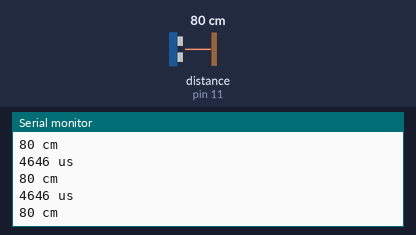
The sketch below on a simulated Arduino Uno, built with avr-gcc and run on an emulated ATmega328P. On the bench: the last lines printed to the serial monitor. Wiring (inferred from the names in the program): ultrasonic range finder: trigger pin 10; echo pin 11. The test bench sets the inputs (shaded band); at power-on: distance to the obstacle (sensor on pin 11) 80 cm. The echo pulse lasts 58.3 µs per cm.

Above: at 1.2 s.
1.3 s: distance to the obstacle (sensor on pin 11) set to 2 cm
At 1.88 s:
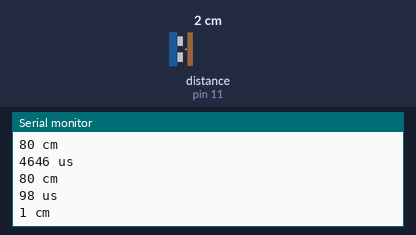
2.8 s: distance to the obstacle (sensor on pin 11) set to 4 cm
At 3.09 s:
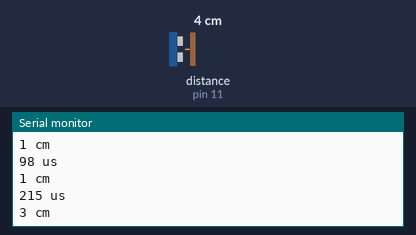
Timing chart, 0 to 5.8 s (numbered marks = the images above; inputs shaded):
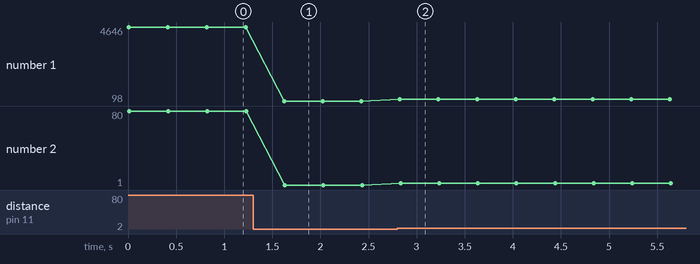

The sketch:

test_hcsr04_arduino.ino
```cpp
#define trigger 10
#define echo 11

long time1 = 0;
long time2 = 0;
int total_time = 0;
int distance = 0;

void setup()
{
  pinMode(trigger, OUTPUT);
  pinMode(echo, INPUT);
  Serial.begin(9600);
}

void loop()
{
  digitalWrite(trigger, HIGH);
  delayMicroseconds(10);
  digitalWrite(trigger, LOW);

  total_time = pulseIn(echo, HIGH); // time in High on microseconds

//  while(digitalRead(echo) == 0)
//  {
//    // do nothing
//  }
//
//  time1 = millis();
//
//  while(digitalRead(echo) == 1)
//  {
//    // do nothing
//  }
//
//  time2 = millis();
//
//  total_time = time2 - time1;

  Serial.print(total_time);
  Serial.println(" us");

  //distance = (total_time/1000000)*(340/2); // (us/1000000) * (m/s) / 2
  distance = (total_time/2)/29; // in centimeters

  Serial.print(distance);
  Serial.println(" cm");

  Serial.println("");

  delay(400);
}
```

Measured:
- after the input at 1.3 s, the serial monitor: prints a new line after 0.32 s (image 1)
- after the input at 2.8 s, the serial monitor: prints a new line at once (image 2)
- plotted number 1: 4646 → 98 after the input at 1.3 s, 98 → 215 after the input at 2.8 s
- plotted number 2: 80 → 1 after the input at 1.3 s, 1 → 3 after the input at 2.8 s
